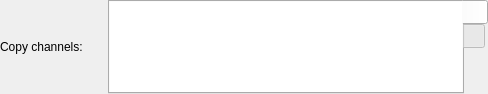
<?xml version="1.0" encoding="UTF-8"?>
<ui version="4.0">
 <class>CopyFilterGUI</class>
 <widget class="QWidget" name="CopyFilterGUI">
  <property name="geometry">
   <rect>
    <x>0</x>
    <y>0</y>
    <width>488</width>
    <height>94</height>
   </rect>
  </property>
  <property name="windowTitle">
   <string notr="true"/>
  </property>
  <layout class="QGridLayout" name="gridLayout">
   <property name="leftMargin">
    <number>0</number>
   </property>
   <property name="topMargin">
    <number>0</number>
   </property>
   <property name="rightMargin">
    <number>0</number>
   </property>
   <property name="bottomMargin">
    <number>0</number>
   </property>
   <property name="verticalSpacing">
    <number>0</number>
   </property>
   <item row="0" column="0">
    <widget class="QLabel" name="copyLabel">
     <property name="text">
      <string>Copy channels:</string>
     </property>
    </widget>
   </item>
   <item row="0" column="2">
    <widget class="QTabWidget" name="tabWidget">
     <property name="tabPosition">
      <enum>QTabWidget::East</enum>
     </property>
     <property name="currentIndex">
      <number>0</number>
     </property>
     <property name="elideMode">
      <enum>Qt::ElideRight</enum>
     </property>
     <property name="usesScrollButtons">
      <bool>false</bool>
     </property>
     <property name="documentMode">
      <bool>false</bool>
     </property>
     <widget class="QWidget" name="tab">
      <attribute name="icon">
       <iconset resource="../Editor.qrc">
        <normaloff>:/icons/16x16/applications-graphics-rotated.png</normaloff>:/icons/16x16/applications-graphics-rotated.png</iconset>
      </attribute>
      <attribute name="title">
       <string/>
      </attribute>
      <attribute name="toolTip">
       <string>Graph</string>
      </attribute>
      <layout class="QHBoxLayout" name="horizontalLayout">
       <property name="leftMargin">
        <number>0</number>
       </property>
       <property name="topMargin">
        <number>0</number>
       </property>
       <property name="rightMargin">
        <number>0</number>
       </property>
       <property name="bottomMargin">
        <number>0</number>
       </property>
       <item>
        <widget class="QGraphicsView" name="graphicsView">
         <property name="frameShape">
          <enum>QFrame::NoFrame</enum>
         </property>
         <property name="sizeAdjustPolicy">
          <enum>QAbstractScrollArea::AdjustToContents</enum>
         </property>
         <property name="alignment">
          <set>Qt::AlignLeading|Qt::AlignLeft|Qt::AlignVCenter</set>
         </property>
         <property name="renderHints">
          <set>QPainter::Antialiasing|QPainter::TextAntialiasing</set>
         </property>
         <property name="dragMode">
          <enum>QGraphicsView::RubberBandDrag</enum>
         </property>
        </widget>
       </item>
      </layout>
     </widget>
     <widget class="QWidget" name="tab_2">
      <attribute name="icon">
       <iconset resource="../Editor.qrc">
        <normaloff>:/icons/16x16/format-justify-fill-rotated.png</normaloff>:/icons/16x16/format-justify-fill-rotated.png</iconset>
      </attribute>
      <attribute name="title">
       <string/>
      </attribute>
      <attribute name="toolTip">
       <string>Assignments</string>
      </attribute>
      <layout class="QHBoxLayout" name="horizontalLayout_3">
       <property name="leftMargin">
        <number>0</number>
       </property>
       <property name="topMargin">
        <number>0</number>
       </property>
       <property name="rightMargin">
        <number>0</number>
       </property>
       <property name="bottomMargin">
        <number>0</number>
       </property>
       <item>
        <widget class="QScrollArea" name="scrollArea">
         <property name="frameShape">
          <enum>QFrame::NoFrame</enum>
         </property>
         <property name="verticalScrollBarPolicy">
          <enum>Qt::ScrollBarAlwaysOn</enum>
         </property>
         <property name="widgetResizable">
          <bool>true</bool>
         </property>
         <widget class="CopyFilterGUIForm" name="form">
          <property name="geometry">
           <rect>
            <x>0</x>
            <y>0</y>
            <width>348</width>
            <height>88</height>
           </rect>
          </property>
         </widget>
        </widget>
       </item>
      </layout>
     </widget>
    </widget>
   </item>
   <item row="1" column="0">
    <widget class="QLabel" name="spaceReserveLabel">
     <property name="maximumSize">
      <size>
       <width>16777215</width>
       <height>0</height>
      </size>
     </property>
     <property name="text">
      <string>Selected channels:</string>
     </property>
    </widget>
   </item>
  </layout>
 </widget>
 <customwidgets>
  <customwidget>
   <class>CopyFilterGUIForm</class>
   <extends>QWidget</extends>
   <header>CopyFilterGUIForm.h</header>
   <container>1</container>
  </customwidget>
 </customwidgets>
 <resources>
  <include location="../Editor.qrc"/>
 </resources>
 <connections/>
</ui>
